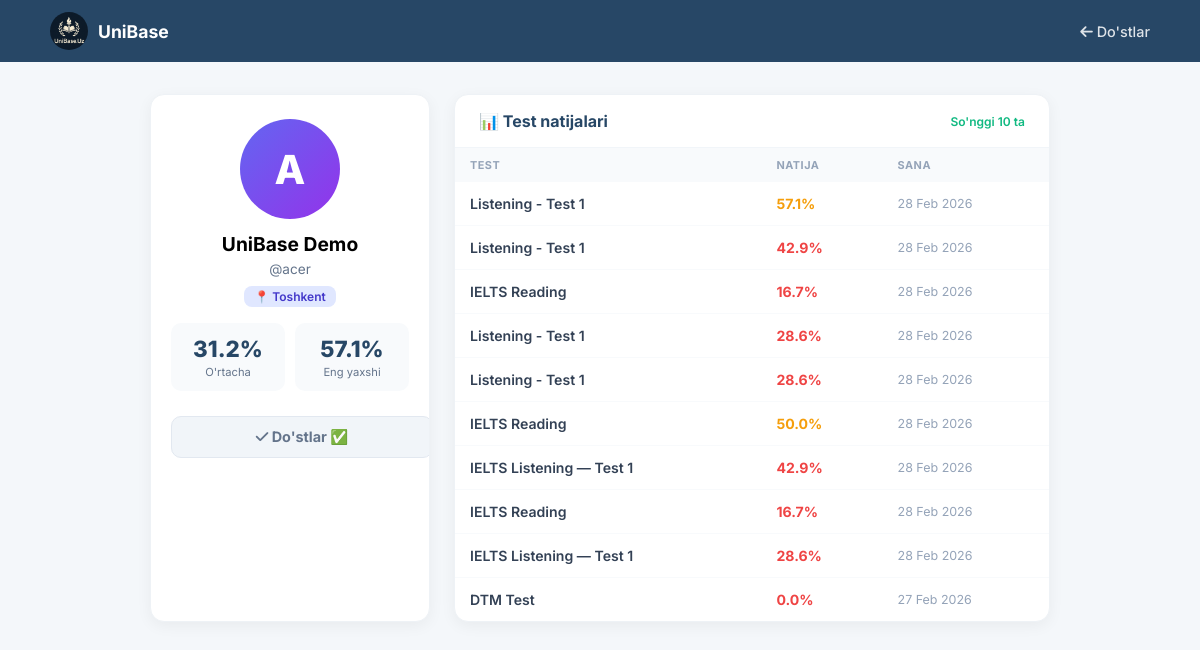
The app's page /user/acer/ (signed in) with its own data.
### user/models.py (models this page shows, shortened)
class Profile(models.Model):
    user = models.OneToOneField(User, on_delete=models.CASCADE, related_name='profile')
    email = models.EmailField(max_length=254, blank=True, null=True)
    phone_number = models.CharField(max_length=20, blank=True, null=True)
    photo = models.ImageField(upload_to='profiles/', blank=True, null=True)
    coins = models.PositiveIntegerField(default=1000)
    free_trial_used = models.BooleanField(default=False)
    viloyat = models.CharField(max_length=100, blank=True, default='')
    streak_days = models.IntegerField(default=0)
    last_test_date = models.DateField(null=True, blank=True)
    badge = models.CharField(max_length=100, blank=True, default='')
    consecutive_perfect = models.IntegerField(default=0)

### app/models.py (models this page shows, shortened)
class UserTestResult(models.Model):
    user       = models.ForeignKey(User, on_delete=models.CASCADE)
    test_name  = models.CharField(max_length=255)
    score      = models.FloatField()
    date_taken = models.DateTimeField(auto_now_add=True)

### app/views.py (the view)
# urls.py: path('user/<str:username>/', friend_profile, name='friend_profile'),
@login_required
def friend_profile(request, username):
    friend = get_object_or_404(User, username=username)
    if friend == request.user:
        return redirect('profile')
    is_friend = Friendship.objects.filter(
        Q(from_user=request.user, to_user=friend) |
        Q(from_user=friend, to_user=request.user),
        accepted=True
    ).exists()
    pending_sent = Friendship.objects.filter(
        from_user=request.user, to_user=friend, accepted=False
    ).exists()
    pending_received = Friendship.objects.filter(
        from_user=friend, to_user=request.user, accepted=False
    ).exists()
    friend_results = []
    friend_avg = 0
    friend_best = 0
    if is_friend:
        friend_results = UserTestResult.objects.filter(user=friend).order_by('-date_taken')[:10]
        agg = friend_results.aggregate(avg=Avg('score'), best=Max('score'))
        friend_avg = round(agg['avg'] or 0, 1)
        friend_best = agg['best'] or 0
    return render(request, 'friend_profile.html', {
        'friend': friend,
        'friend_profile': getattr(friend, 'profile', None),
        'is_friend': is_friend,
        'pending_sent': pending_sent,
        'pending_received': pending_received,
        'friend_results': friend_results,
        'friend_avg': friend_avg,
        'friend_best': friend_best,
    })

### app/templates/friend_profile.html (shortened to what this page needs)
<!DOCTYPE html>
<html lang="en">
{% load static %}
<head>
    <link rel="stylesheet" href="https://cdnjs.cloudflare.com/ajax/libs/font-awesome/6.4.0/css/all.min.css">
</head>
<body>
<header>
    <div class="header-container">
        <a href="{% url 'home' %}" class="logo">
            <img src="/media/media/logo.jpg" alt="Logo">
            <span>UniBase</span>
        </a>
        <a href="{% url 'my_friends' %}" class="back-btn"><i class="fa-solid fa-arrow-left"></i> Do'stlar</a>
    </div>
</header>
<div class="container">
    <div class="card left-card">
        <div class="avatar-big">{{ friend.username|slice:":1"|upper }}</div>
        <div class="friend-name">{{ friend.get_full_name|default:friend.username }}</div>
        <div style="color: #64748b; font-size: 0.85rem; margin-bottom: 0.5rem;">@{{ friend.username }}</div>
        {% if friend_profile.viloyat %}
        <div class="viloyat-tag">📍 {{ friend_profile.viloyat }}</div>
        {% endif %}
        {% if is_friend %}
        <div class="stat-mini">
            <div class="stat-mini-item">
                <div class="val">{{ friend_avg }}%</div>
                <div class="lbl">O'rtacha</div>
            </div>
            <div class="stat-mini-item">
                <div class="val">{{ friend_best }}%</div>
                <div class="lbl">Eng yaxshi</div>
            </div>
        </div>
        {% endif %}
        <div class="action-area">
            {% if is_friend %}
                <div class="btn-add btn-gray"><i class="fa-solid fa-check"></i> Do'stlar ✅</div>
            {% elif pending_received %}
                <a href="{% url 'accept_friend' friend.username %}" class="btn-add btn-accept">✅ Qabul qilish</a>
                <a href="{% url 'reject_friend' friend.username %}" class="btn-add btn-reject">❌ Rad etish</a>
            {% elif pending_sent %}
                <div class="btn-add btn-pending">⏳ So'rov yuborilgan</div>
            {% else %}
                <a href="{% url 'add_friend' friend.username %}" class="btn-add btn-green"><i class="fa-solid fa-user-plus"></i> Do'st qo'shish</a>
            {% endif %}
        </div>
    </div>
    <div class="card">
        <div class="results-header">
            <h3>📊 Test natijalari</h3>
            {% if is_friend %}
            <span style="font-size: 0.75rem; color: #10b981; font-weight: 600;">So'nggi 10 ta</span>
            {% endif %}
        </div>
        {% if is_friend %}
            {% if friend_results %}
            <table>
                <thead>
                    <tr>
                        <th>Test</th>
                        <th>Natija</th>
                        <th>Sana</th>
                    </tr>
                </thead>
                <tbody>
                    {% for r in friend_results %}
                    <tr>
                        <td style="font-weight: 600;">{{ r.test_name }}</td>
                        <td>
                            <span class="{% if r.score >= 80 %}score-green{% elif r.score >= 50 %}score-yellow{% else %}score-red{% endif %}">
                                {{ r.score }}%
                            </span>
                        </td>
                        <td style="color: #94a3b8; font-size: 0.78rem;">{{ r.date_taken|date:"d M Y" }}</td>
                    </tr>
                    {% endfor %}
                </tbody>
            </table>
            {% else %}
            <div class="locked-box">
                <div class="lock-icon">📭</div>
                <h3>Hali natijalar yo'q</h3>
                <p>{{ friend.username }} hali hech qanday test yechmagan.</p>
            </div>
            {% endif %}
        {% endif %}
    </div>
</div>
</body>
</html>

### app/templates/friend_profile.html (style rules this page uses)
:root { --primary: #274766; --teal: #14b8a6; --bg: #f4f7fa; }
body { font-family: 'Inter', sans-serif; background: var(--bg); margin: 0; }
header { background: var(--primary); padding: 12px 0; position: sticky; top: 0; z-index: 100; }
.header-container { display: flex; justify-content: space-between; align-items: center; max-width: 1100px; margin: 0 auto; padding: 0 20px; }
.logo { display: flex; align-items: center; text-decoration: none; color: white; gap: 10px; }
.logo img { width: 38px; border-radius: 50%; }
.logo span { font-weight: 700; font-size: 1.1rem; }
.back-btn { color: rgba(255,255,255,0.85); text-decoration: none; font-size: 0.9rem; font-weight: 500; }
.container { max-width: 900px; margin: 2rem auto; padding: 0 20px; display: grid; grid-template-columns: 280px 1fr; gap: 1.5rem; }
.card { background: white; border-radius: 14px; box-shadow: 0 4px 15px rgba(0,0,0,0.05); border: 1px solid #eef2f6; overflow: hidden; }
.left-card { text-align: center; padding-bottom: 1.5rem; }
.avatar-big { width: 100px; height: 100px; border-radius: 50%; background: linear-gradient(135deg, #6366f1, #9333ea); display: flex; align-items: center; justify-content: center; font-size: 2.5rem; color: white; font-weight: 800; margin: 1.5rem auto 0.8rem; }
.friend-name { font-size: 1.2rem; font-weight: 700; margin-bottom: 0.3rem; }
.viloyat-tag { display: inline-block; background: #e0e7ff; color: #4338ca; padding: 3px 10px; border-radius: 8px; font-size: 0.75rem; font-weight: 600; margin-bottom: 1rem; }
.stat-mini { display: grid; grid-template-columns: 1fr 1fr; gap: 10px; padding: 0 20px 10px; }
.stat-mini-item { background: #f8fafc; border-radius: 10px; padding: 12px 8px; text-align: center; }
.stat-mini-item .val { font-size: 1.4rem; font-weight: 800; color: var(--primary); }
.stat-mini-item .lbl { font-size: 0.7rem; color: #64748b; margin-top: 3px; }
.action-area { padding: 15px 20px 0; }
.btn-add { display: block; width: 100%; padding: 11px; border-radius: 10px; font-weight: 700; font-size: 0.9rem; text-align: center; cursor: pointer; text-decoration: none; border: none; transition: 0.3s; }
.btn-gray { background: #f1f5f9; color: #64748b; border: 1px solid #e2e8f0; }
.results-header { display: flex; justify-content: space-between; align-items: center; padding: 1rem 1.5rem; border-bottom: 1px solid #f1f5f9; }
.results-header h3 { margin: 0; font-size: 1rem; color: var(--primary); }
table { width: 100%; border-collapse: collapse; }
th { background: #f8fafc; padding: 10px 15px; text-align: left; font-size: 0.68rem; color: #94a3b8; text-transform: uppercase; letter-spacing: 0.5px; }
td { padding: 13px 15px; border-bottom: 1px solid #f8fafc; font-size: 0.88rem; color: #334155; }
tr:last-child td { border-bottom: none; }
.score-yellow { color: #f59e0b; font-weight: 700; }
.score-red { color: #ef4444; font-weight: 700; }

### records on screen
Profile: viloyat "Toshkent"
UserTestResult: test_name "Listening - Test 1", score "57.1", date_taken "28 Feb 2026"
UserTestResult: test_name "Listening - Test 1", score "42.9", date_taken "28 Feb 2026"
UserTestResult: test_name "IELTS Reading", score "16.7", date_taken "28 Feb 2026"
UserTestResult: test_name "Listening - Test 1", score "28.6", date_taken "28 Feb 2026"
UserTestResult: test_name "Listening - Test 1", score "28.6", date_taken "28 Feb 2026"
UserTestResult: test_name "IELTS Reading", score "50.0", date_taken "28 Feb 2026"
UserTestResult: test_name "IELTS Listening — Test 1", score "42.9", date_taken "28 Feb 2026"
UserTestResult: test_name "IELTS Reading", score "16.7", date_taken "28 Feb 2026"
UserTestResult: test_name "IELTS Listening — Test 1", score "28.6", date_taken "28 Feb 2026"
UserTestResult: test_name "DTM Test", score "0.0", date_taken "27 Feb 2026"

### other values on screen
{{ friend.username|slice:":1"|upper }} "A"
{{ friend.get_full_name|default:friend.username }} "UniBase Demo"
{{ friend.username }} "acer"
{{ friend_avg }} "31.2"
{{ friend_best }} "57.1"
